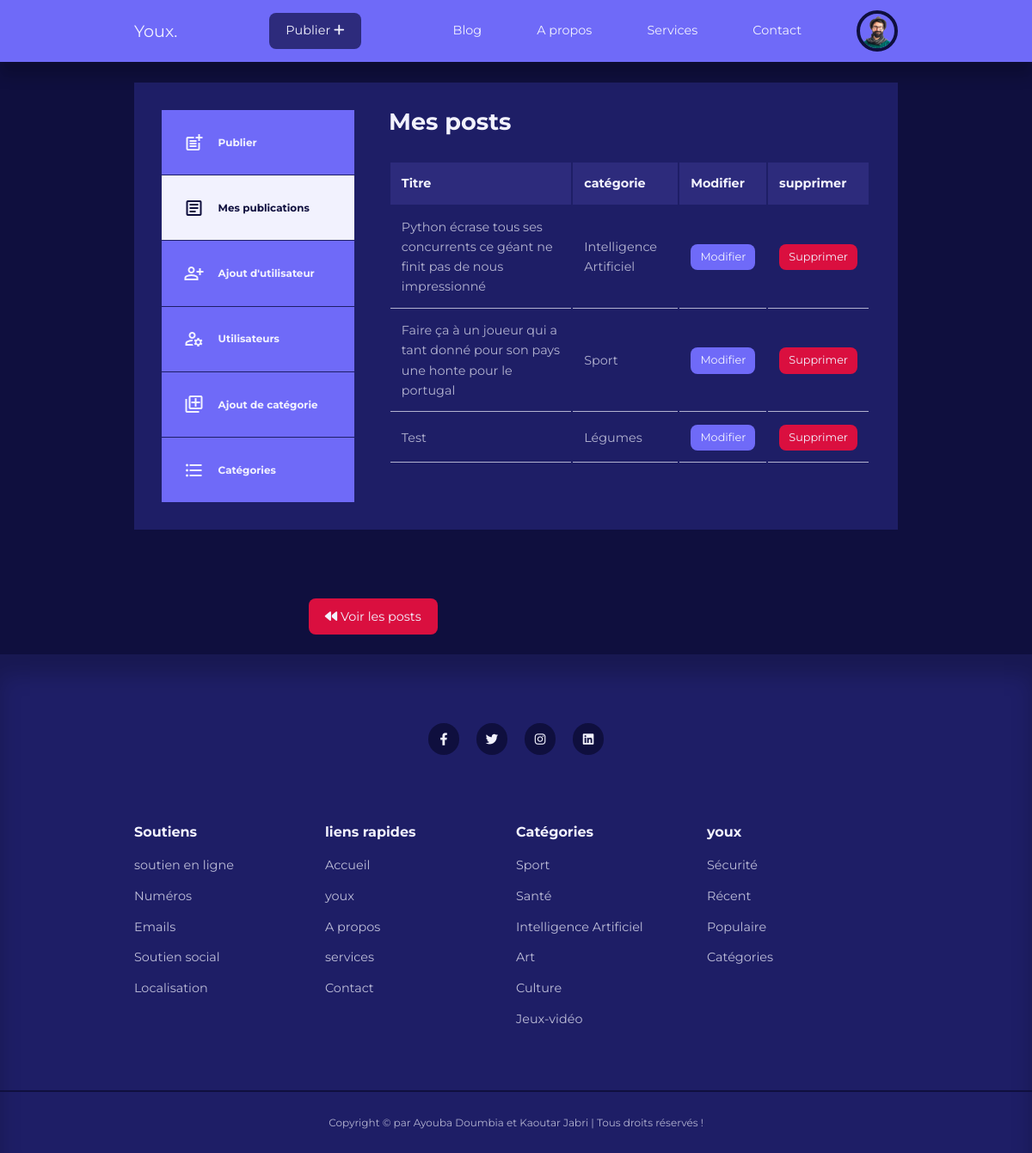
The app's page /admin/index.php (signed in) with its own data.
### tables this page shows
CREATE TABLE IF NOT EXISTS `users` (
  `id` int NOT NULL AUTO_INCREMENT,
  `firstname` varchar(100) NOT NULL,
  `lastname` varchar(100) NOT NULL,
  `username` varchar(100) NOT NULL,
  `email` varchar(100) NOT NULL,
  `password` varchar(255) NOT NULL,
  `avatar` varchar(100) NOT NULL,
  `is_admin` tinyint(1) NOT NULL,
  PRIMARY KEY (`id`)
);

CREATE TABLE IF NOT EXISTS `posts` (
  `id` int NOT NULL AUTO_INCREMENT,
  `title` varchar(255) NOT NULL,
  `body` text NOT NULL,
  `thumbnail` varchar(100) NOT NULL,
  `date_time` timestamp NOT NULL DEFAULT CURRENT_TIMESTAMP,
  `category_id` int DEFAULT NULL,
  `user_id` int NOT NULL,
  `is_featured` tinyint(1) NOT NULL,
  PRIMARY KEY (`id`),
  KEY `user_id` (`user_id`),
  KEY `category_id` (`category_id`)
);

CREATE TABLE IF NOT EXISTS `categories` (
  `id` int NOT NULL AUTO_INCREMENT,
  `title` varchar(100) NOT NULL,
  `description` text NOT NULL,
  PRIMARY KEY (`id`)
);

### class/Model.php (called while the page is built, shortened)
<?php
require_once('Database.php');
abstract class Model{
    protected $db;
    protected $table_name = null;
    protected $field_id = null;
    protected $join_table_name = null;
    public function __construct()
    {
        $this->db = new Database();
    }
    public function findOne(string $id)
    {
        $database_class = $this->db;
        $table = $this->table_name;
        $field__id = $this->field_id;
        $row = $database_class->selectOne("$table","$field__id = $id");
        return($row);
    }
    public function findJoin(array $data, string $id)
    {
        $database_class = $this->db;
        $table = $this->table_name;
        $joinTable = $this->join_table_name;
        $join = $database_class->selectJoin("$table","$joinTable",$data,"{$table}.user_id = {$joinTable}.id","{$table}.user_id=$id","ORDER BY {$table}.id DESC");
        return $join;
    }
}

### class/Database.php (called while the page is built, shortened)
<?php
class Database
{
    private $host = "localhost";
    private $username = "root";
    private $password = "root";
    private $dbname = "blog_db";
    private static $instance = null;
    private function connect()
    {
        if(self::$instance === null){
            $conn = new \PDO("mysql:host=$this->host;dbname=$this->dbname;charset=utf8;",$this->username,$this->password);
            if($conn){
                return $conn;
            }else{
                die('connexion impossible !');
            }
        }   else{
                return self::$instance;
        }
    }
    public function selectJoin(string $table1, string $table2, array $join_elements, string $ON, string $where = '', string $order = '')
    {
        $conn = $this->connect();
        $beforON = '';
        $len_values = count($join_elements);
        $i = 1;
        foreach($join_elements as $element){
            if($i != $len_values){
                $beforON .= "{$table1}.{$element}, ";
            } else{
                $beforON .= "{$table1}.{$element}";
            }
            $i+=1;
        }
        if($where == '' && $order == ''){
            $join =  $conn->prepare("SELECT $beforON FROM $table1 JOIN $table2 ON $ON");
            $join->execute();
        }elseif($where == '' && $order != ''){
            $join =  $conn->prepare("SELECT $beforON FROM $table1 JOIN $table2 ON $ON WHERE $where");
            $join->execute();
        }
        else{
            $join =  $conn->prepare("SELECT $beforON FROM $table1 JOIN $table2 ON $ON WHERE $where $order");
            $join->execute();
        }
        return $join;
    }
    public function selectOne(string $table, string $where1 = '', string $where2 = '')
    {
        $conn = $this->connect();
        if($where1 == '' && $where2 == ''){
            $select = $conn->prepare("SELECT * FROM `$table`");
            $select->execute();
        }elseif($where2 == ''){
            $select = $conn->prepare("SELECT * FROM `$table` WHERE $where1");
            $select->execute();
        }else{
            $select = $conn->prepare("SELECT * FROM `$table` WHERE $where1 OR $where2");
            $select->execute();
        }
        if($select){
            $element = $select->fetch(\PDO::FETCH_ASSOC);
            return($element);
        }
    }
     public function TableRow(string $table, string $where = ''):int
     {
        $conn = $this->connect();
        if($where == ''){
            $select = $conn->prepare("SELECT * FROM $table");
            $select->execute();
        } else{
            $select = $conn->prepare("SELECT * FROM $table WHERE $where");
            $select->execute();
        }
        if($select){
            return($select->rowCount());
        }
     }
}
?>

### class/Posts.php (called while the page is built, shortened)
<?php
require_once('Model.php');
class Posts extends Model{
    protected $table_name = "posts";
    public function numberPost($id){
        $database_class = $this->db;
        $table = $this->table_name;
        $is_empty = $database_class->TableRow("$table","user_id = $id");
        return($is_empty);
    }
    public function oneCategory($id){
        $database_class = $this->db;
        $category = $database_class->selectOne("categories","id = $id");
        return($category);
    }
}
?>

### admin/index.php (the view, shortened to what this page needs)
<?php
    include('./partials/header.php');
    $current_user_id = $_SESSION['user-id'];
    $Posts = new Posts();
    $data = ["id","title","category_id","is_featured"];
    $user_posts = $Posts->findJoin($data,$current_user_id);
?>
<section class="dashboard">
    <div class="container dashboard__container">
        <?php require('./partials/aside.php'); ?>
        <main>
            <h2>Mes posts</h2>
            <?php if($Posts->numberPost($current_user_id) > 0): ?>
            <table>
                <thead>
                    <tr>
                        <th>Titre</th>
                        <th>catégorie</th>
                        <th>Modifier</th>
                        <th>supprimer</th>
                    </tr>
                </thead>
                <tbody>
                    <?php foreach($user_posts as $user_post): ?>
                    <?php
                        $id = $user_post['category_id'];
                        $is_featured = $user_post['is_featured'];
                     ?>
                    <tr>
                        <td><?php if($is_featured === "1"): ?>⭐<?php endif?><?=$user_post['title']?></td>
                        <td><?= $Posts->oneCategory($id)['title']?></td>
                        <td><a href="edit-post.php?update=<?= $user_post['id'] ?>" class="btn sm">Modifier</a></td>
                        <td><a href="delete-post.php?delete=<?= $user_post['id'] ?>" class="btn sm danger" onclick='return confirm("Voulez-vous vraiment supprimer ce post ?");'>Supprimer</a></td>
                    </tr>
                    <?php endforeach ?>
                </tbody>
            </table>
            <?php else : ?>
                <div class="alert__message success">
                    <p>Aucune publication pour le moment🙂.</p>
                </div>
            <?php endif ?>
        </main>
    </div>
</section>
<div class="container category__buttons-container container">
    <a href="<?= ROOT_URL ?>home.php" class="btn danger"><i class="fa-solid fa-backward"></i> Voir les posts </a>
</div>
<br>
<?php include('../partials/footer.php'); ?>

### admin/partials/header.php (shortened to what this page needs)
<?php
$Users = new Users();
if (isset($_SESSION['user-id'])) {
    $id = filter_var($_SESSION['user-id'], FILTER_SANITIZE_NUMBER_INT);
    $user = $Users->findOne($id);
}
?>
<!DOCTYPE html>
<html lang="fr">
<head>
    <link rel="stylesheet" href="https://cdnjs.cloudflare.com/ajax/libs/font-awesome/6.1.1/css/all.min.css">
    <link rel="stylesheet" href="../css/component.css">
    <link rel="stylesheet" href="../css/style.css">
</head>
<body>
    <nav>
        <div class="container nav__container">
            <a href="<?= ROOT_URL ?>home.php" class="nav__logo">Youx<span>.</span></a>
            <a class="btn dark" href="<?= ROOT_URL ?>admin/add-post.php">Publier <i class="fa-sharp fa-solid fa-plus"></i></a>
            <ul class="nav__ul">
                <li><a href="<?= ROOT_URL ?>blog.php" <?php if ($_SERVER['SCRIPT_NAME'] === '/TP/blog.php'):?> class="active"<?php endif ?>>Blog</a></li>
                <li><a href="<?= ROOT_URL ?>about.php" <?php if ($_SERVER['SCRIPT_NAME'] === '/TP/about.php'):?> class="active"<?php endif ?>>A propos</a></li>
                <li><a href="<?= ROOT_URL ?>services.php" <?php if ($_SERVER['SCRIPT_NAME'] === '/TP/services.php'):?> class="active"<?php endif ?>>Services</a></li>
                <li><a href="<?= ROOT_URL ?>contact.php" <?php if ($_SERVER['SCRIPT_NAME'] === '/TP/contact.php'):?> class="active"<?php endif ?>>Contact</a></li>
                <?php if(isset($_SESSION['user-id'])) :?>
                    <li class="nav__profile">
                    <div class="avatar">
                        <img src="<?= ROOT_URL . 'images/' . $user['avatar'] ?>" alt="user profile image">
                    </div>
                    </li>
                <?php else : ?>
                <li><a href="<?= ROOT_URL ?>signin.php">Connexion</a></li>
                <?php endif ?>
            </ul>
        </div>
    </nav>

### css/component.css (style rules this page uses)
:root { --color-primary: #6f6af8; --color-primary-light: hsl(242, 91%, 69%, 18%); --color-primary-variant: #5854c7; --color-red: #da0f3f; --color-red-light: hsl(346, 87%, 46%, 15%); --color-green: #00c476; --color-green-light: hsl(156, 100%, 38%, 15%); --color-gray-900: #1e1e66; --color-gray-700: #2d2b7c; --color-gray-300: rgba(242, 242, 254, 0.3); --color-gray-200: rgba(242, 242, 254, 0.7); --color-white: #f2f2fe; --color-bg: #0f0f3e; --color-black:#000; --transition: all .3s ease; --container-width-lg: 74%; --container-width-md: 88%; --form-width: 40%; --card-border-radius-1: 0.3rem; --card-border-radius-2: 0.5rem; --card-border-radius-3: 0.8rem; --card-border-radius-4: 2rem; --card-border-radius-5: 5rem; }
* { margin: 0; padding: 0; outline: none; border: 0; text-decoration: none; list-style: none; box-sizing: border-box; }
body { font-family: 'Montserrat', sans-serif; line-height: 1.6; color: var(--color-gray-200); overflow-x: hidden; background-color: var(--color-bg); font-size: 0.9rem; }
.container { width: var(--container-width-lg); max-width: 1800px; margin: 0 auto; }
section { margin-top: 3rem; width: 100vw; position: relative; }
h1, h2, h3, h4, h5 { color: var(--color-white); line-height: 1.3; }
h2 { font-size: 1.7rem; margin: 1rem 0; }
a { color: var(--color-white); transition: var(--transition); }
img { display: block; width: 100%; }
.btn { display: inline-block; width: fit-content; padding: 0.6rem 1.2rem; background-color: var(--color-primary); border-radius: var(--card-border-radius-2); cursor: pointer; transition: var(--transition); color: var(--color-white); }
.btn.sm { padding: 0.3rem 0.7rem; font-size: 0.8rem; }
.btn.danger { background-color: var(--color-red); }
.btn.dark { background-color: var(--color-gray-700); }

### css/style.css (style rules this page uses)
nav { background-color: var(--color-primary); width: 100vw; height: 4.5rem; position: fixed; top: 0; z-index: 10; box-shadow: 0 1rem 1rem rgba(0, 0, 0, 0.2); }
.nav__container { height: 100%; display: flex; align-items: center; justify-content: space-between; }
.avatar { width: 3rem; height: 3rem; border-radius: 50%; overflow: hidden; border: 0.3rem solid var(--color-bg); }
.avatar img { width: 100%; height: 100%; }
.nav__logo { font-size: 600; font-size: 1.2rem; }
.nav__ul { display: flex; align-items: center; justify-content: center; gap: 4rem; }
.nav__ul li { transition: all .3s ease; }
.nav__profile { position: relative; cursor: pointer; }
.category__buttons-container { width: fit-content; display: grid; grid-template-columns: repeat(3, 1fr); gap: 1rem; }
.dashboard { margin-top: 6rem; }
.dashboard__container { display: grid; grid-template-columns: 14rem auto; gap: 1rem; background-color: var(--color-gray-900); padding: 2rem; margin-bottom: 5rem; }
.dashboard main { margin-left: 1.5rem; }
.dashboard main h2 { margin: 0 0 2rem 0; line-height: 1; }
.dashboard main table { width: 100%; text-align: left; }
.dashboard main table th { background-color: var(--color-gray-700); padding: 0.8rem; color: var(--color-white); }
.dashboard main table td { padding: 0.8rem; border-bottom: 1px solid var(--color-gray-200); }

### records on screen
users: avatar (picture)
posts: title "Python écrase tous ses concurrents ce géant ne finit pas de nous impressionné", category.title "Intelligence Artificiel"
posts: title "Faire ça à un joueur qui a tant donné pour son pays une honte pour le portugal", category.title "Sport"
posts: title "Test", category.title "Légumes"
